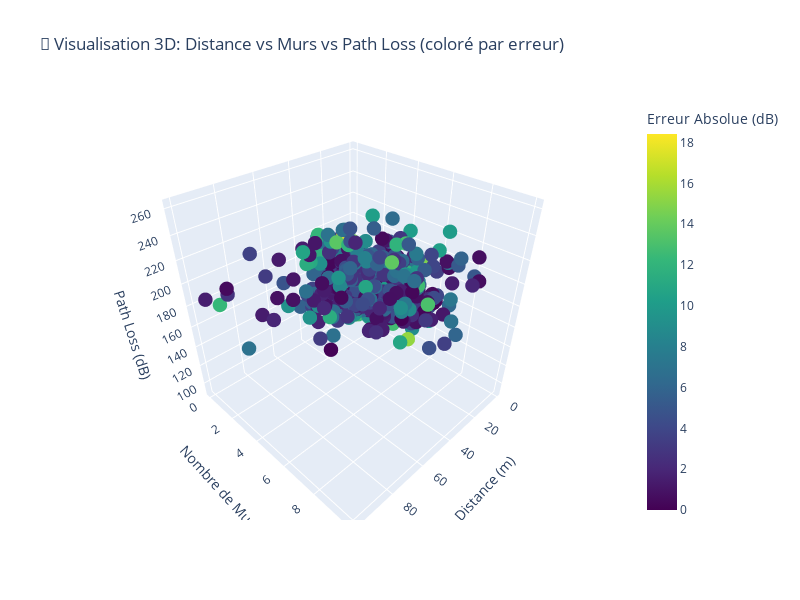
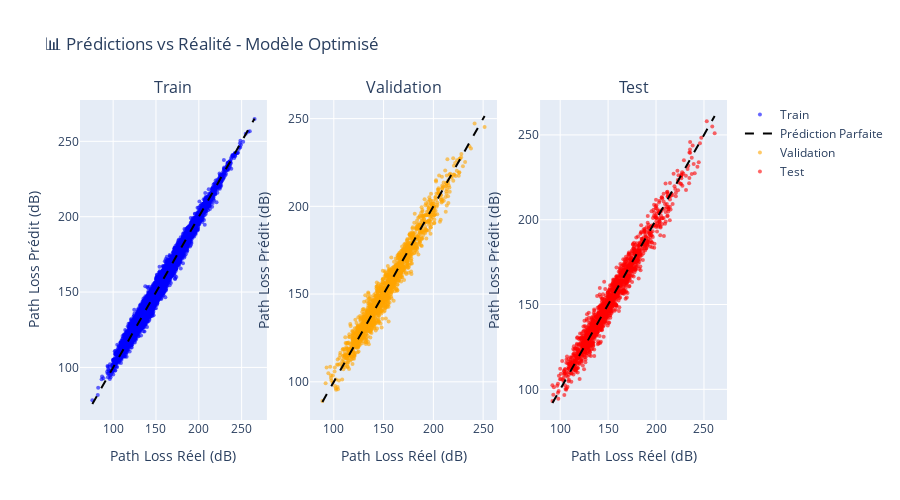
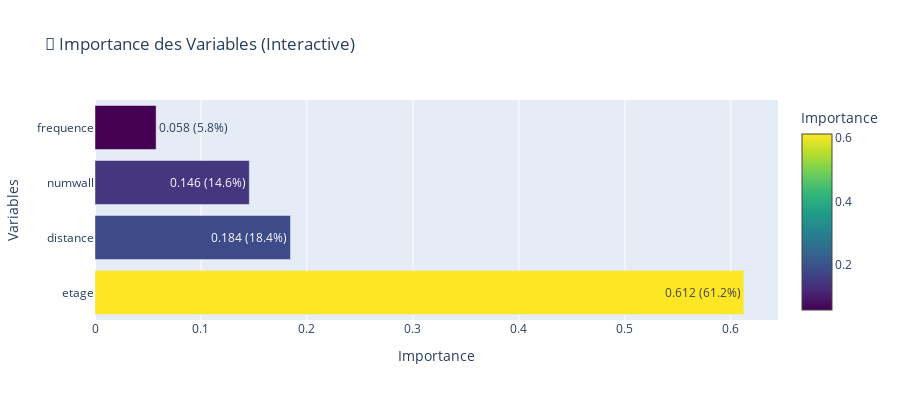
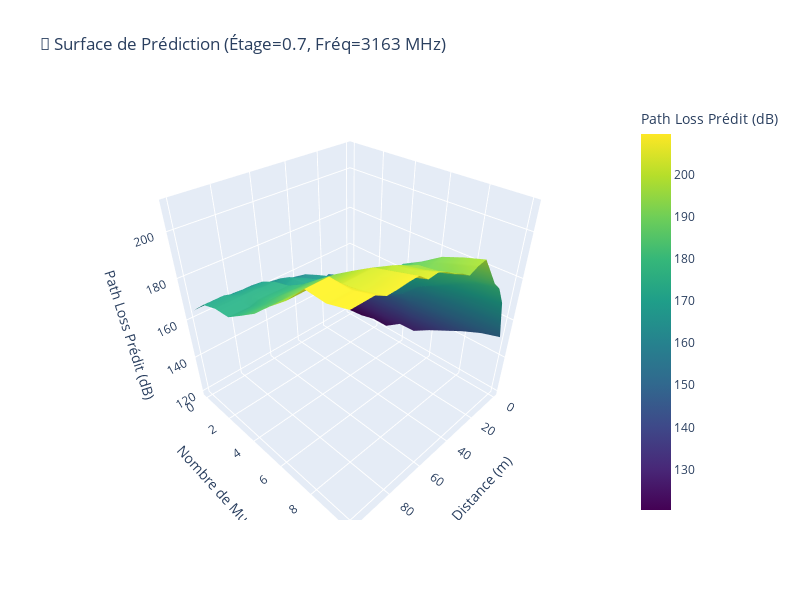

Notebook cell for these charts, in order:
### Markdown cell above
## 8. 🎨 Visualisations Interactives

Visualisations interactives avec Plotly pour une exploration approfondie des résultats.

### Code cell
# Graphique 3D interactif des prédictions
fig_3d = go.Figure()

# Données de test avec erreurs
test_errors = np.abs(y_test - y_test_pred_opt)

# Nuage de points 3D
fig_3d.add_trace(go.Scatter3d(
    x=X_test['distance'],
    y=X_test['numwall'],
    z=y_test,
    mode='markers',
    marker=dict(
        size=5,
        color=test_errors,
        colorscale='Viridis',
        colorbar=dict(title="Erreur Absolue (dB)"),
        showscale=True
    ),
    text=[f'Réel: {real:.1f} dB<br>Prédit: {pred:.1f} dB<br>Erreur: {err:.1f} dB'
          for real, pred, err in zip(y_test, y_test_pred_opt, test_errors)],
    hovertemplate='Distance: %{x:.1f} m<br>Murs: %{y}<br>Path Loss: %{z:.1f} dB<br>%{text}<extra></extra>',
    name='Données Test'
))

fig_3d.update_layout(
    title='🎯 Visualisation 3D: Distance vs Murs vs Path Loss (coloré par erreur)',
    scene=dict(
        xaxis_title='Distance (m)',
        yaxis_title='Nombre de Murs',
        zaxis_title='Path Loss (dB)'
    ),
    width=800,
    height=600
)

fig_3d.show()

# Graphique interactif de comparaison prédictions vs réalité
fig_comp = make_subplots(
    rows=1, cols=3,
    subplot_titles=['Train', 'Validation', 'Test'],
    specs=[[{'type': 'scatter'}, {'type': 'scatter'}, {'type': 'scatter'}]]
)

datasets_plotly = [
    (y_train, y_train_pred_opt, 'Train', 'blue'),
    (y_val, y_val_pred_opt, 'Validation', 'orange'),
    (y_test, y_test_pred_opt, 'Test', 'red')
]

for i, (y_true, y_pred, name, color) in enumerate(datasets_plotly, 1):
    # Points de données
    fig_comp.add_trace(
        go.Scatter(
            x=y_true,
            y=y_pred,
            mode='markers',
            marker=dict(color=color, size=4, opacity=0.6),
            name=f'{name}',
            hovertemplate='Réel: %{x:.1f} dB<br>Prédit: %{y:.1f} dB<extra></extra>'
        ),
        row=1, col=i
    )
    
    # Ligne parfaite
    min_val = min(y_true.min(), y_pred.min())
    max_val = max(y_true.max(), y_pred.max())
    fig_comp.add_trace(
        go.Scatter(
            x=[min_val, max_val],
            y=[min_val, max_val],
            mode='lines',
            line=dict(color='black', dash='dash', width=2),
            name='Prédiction Parfaite',
            showlegend=(i == 1)
        ),
        row=1, col=i
    )

fig_comp.update_layout(
    title='📊 Prédictions vs Réalité - Modèle Optimisé',
    height=500
)

fig_comp.update_xaxes(title_text="Path Loss Réel (dB)")
fig_comp.update_yaxes(title_text="Path Loss Prédit (dB)")

fig_comp.show()

# Heatmap interactif d'importance
importance_data = importance_df.copy()
importance_data['percentage'] = (importance_data['importance'] / importance_data['importance'].sum()) * 100

fig_imp = go.Figure(data=go.Bar(
    x=importance_data['importance'],
    y=importance_data['feature'],
    orientation='h',
    marker=dict(
        color=importance_data['importance'],
        colorscale='Viridis',
        colorbar=dict(title="Importance")
    ),
    text=[f'{imp:.3f} ({pct:.1f}%)' for imp, pct in zip(importance_data['importance'], importance_data['percentage'])],
    textposition='auto',
    hovertemplate='Feature: %{y}<br>Importance: %{x:.3f}<br>Pourcentage: %{text}<extra></extra>'
))

fig_imp.update_layout(
    title='🎯 Importance des Variables (Interactive)',
    xaxis_title='Importance',
    yaxis_title='Variables',
    height=400
)

fig_imp.show()

# Surface de prédiction interactive (Distance vs Murs)
distance_range = np.linspace(X['distance'].min(), X['distance'].max(), 20)
numwall_range = np.linspace(X['numwall'].min(), X['numwall'].max(), 11)

# Créer une grille
distance_grid, numwall_grid = np.meshgrid(distance_range, numwall_range)

# Valeurs moyennes pour les autres features
mean_etage = X['etage'].mean()
mean_freq = X['frequence'].mean()

# Prédictions sur la grille
grid_predictions = []
for i in range(len(numwall_range)):
    row_predictions = []
    for j in range(len(distance_range)):
        sample = pd.DataFrame({
            'distance': [distance_grid[i, j]],
            'numwall': [numwall_grid[i, j]],
            'etage': [mean_etage],
            'frequence': [mean_freq]
        })
        pred = xgb_optimized.predict(sample)[0]
        row_predictions.append(pred)
    grid_predictions.append(row_predictions)

grid_predictions = np.array(grid_predictions)

# Surface 3D
fig_surface = go.Figure(data=[go.Surface(
    x=distance_range,
    y=numwall_range,
    z=grid_predictions,
    colorscale='Viridis',
    colorbar=dict(title="Path Loss Prédit (dB)")
)])

fig_surface.update_layout(
    title=f'🌊 Surface de Prédiction (Étage={mean_etage:.1f}, Fréq={mean_freq:.0f} MHz)',
    scene=dict(
        xaxis_title='Distance (m)',
        yaxis_title='Nombre de Murs',
        zaxis_title='Path Loss Prédit (dB)'
    ),
    width=800,
    height=600
)

fig_surface.show()

print("✅ Visualisations interactives générées!")

### Figure 1 — Plotly figure (JSON) as saved in the notebook; plotly's stock layout.template omitted (floating-point values rounded to 4 significant figures; data arrays with more than 128 entries replaced by an {"elided": "..."} marker saying what was removed)
{"data": [{"hovertemplate": "Distance: %{x:.1f} m<br>Murs: %{y}<br>Path Loss: %{z:.1f} dB<br>%{text}<extra></extra>", "marker": {"color": {"elided": "1500 float values"}, "colorbar": {"title": {"text": "Erreur Absolue (dB)"}}, "colorscale": [[0, "#440154"], [0.1111, "#482878"], [0.2222, "#3e4989"], [0.3333, "#31688e"], [0.4444, "#26828e"], [0.5556, "#1f9e89"], [0.6667, "#35b779"], [0.7778, "#6ece58"], [0.8889, "#b5de2b"], [1, "#fde725"]], "showscale": true, "size": 5}, "mode": "markers", "name": "Données Test", "text": {"elided": "1500 str values"}, "type": "scatter3d", "x": {"elided": "1500 float values"}, "y": {"elided": "1500 int values"}, "z": {"elided": "1500 float values"}}], "layout": {"height": 600, "scene": {"xaxis": {"title": {"text": "Distance (m)"}}, "yaxis": {"title": {"text": "Nombre de Murs"}}, "zaxis": {"title": {"text": "Path Loss (dB)"}}}, "title": {"text": "🎯 Visualisation 3D: Distance vs Murs vs Path Loss (coloré par erreur)"}, "width": 800}}

### Figure 2 — Plotly figure (JSON) as saved in the notebook; plotly's stock layout.template omitted (floating-point values rounded to 4 significant figures; data arrays with more than 128 entries replaced by an {"elided": "..."} marker saying what was removed)
{"data": [{"hovertemplate": "Réel: %{x:.1f} dB<br>Prédit: %{y:.1f} dB<extra></extra>", "marker": {"color": "blue", "opacity": 0.6, "size": 4}, "mode": "markers", "name": "Train", "type": "scatter", "x": {"elided": "6970 float values"}, "xaxis": "x", "y": {"elided": "6970 float values"}, "yaxis": "y"}, {"line": {"color": "black", "dash": "dash", "width": 2}, "mode": "lines", "name": "Prédiction Parfaite", "showlegend": true, "type": "scatter", "x": [75.72, 265.1], "xaxis": "x", "y": [75.72, 265.1], "yaxis": "y"}, {"hovertemplate": "Réel: %{x:.1f} dB<br>Prédit: %{y:.1f} dB<extra></extra>", "marker": {"color": "orange", "opacity": 0.6, "size": 4}, "mode": "markers", "name": "Validation", "type": "scatter", "x": {"elided": "1530 float values"}, "xaxis": "x2", "y": {"elided": "1530 float values"}, "yaxis": "y2"}, {"line": {"color": "black", "dash": "dash", "width": 2}, "mode": "lines", "name": "Prédiction Parfaite", "showlegend": false, "type": "scatter", "x": [88.53, 251.5], "xaxis": "x2", "y": [88.53, 251.5], "yaxis": "y2"}, {"hovertemplate": "Réel: %{x:.1f} dB<br>Prédit: %{y:.1f} dB<extra></extra>", "marker": {"color": "red", "opacity": 0.6, "size": 4}, "mode": "markers", "name": "Test", "type": "scatter", "x": {"elided": "1500 float values"}, "xaxis": "x3", "y": {"elided": "1500 float values"}, "yaxis": "y3"}, {"line": {"color": "black", "dash": "dash", "width": 2}, "mode": "lines", "name": "Prédiction Parfaite", "showlegend": false, "type": "scatter", "x": [91.91, 261.2], "xaxis": "x3", "y": [91.91, 261.2], "yaxis": "y3"}], "layout": {"annotations": [{"font": {"size": 16}, "showarrow": false, "text": "Train", "x": 0.1444, "xanchor": "center", "xref": "paper", "y": 1, "yanchor": "bottom", "yref": "paper"}, {"font": {"size": 16}, "showarrow": false, "text": "Validation", "x": 0.5, "xanchor": "center", "xref": "paper", "y": 1, "yanchor": "bottom", "yref": "paper"}, {"font": {"size": 16}, "showarrow": false, "text": "Test", "x": 0.8556, "xanchor": "center", "xref": "paper", "y": 1, "yanchor": "bottom", "yref": "paper"}], "height": 500, "title": {"text": "📊 Prédictions vs Réalité - Modèle Optimisé"}, "xaxis": {"anchor": "y", "domain": [0, 0.2889], "title": {"text": "Path Loss Réel (dB)"}}, "xaxis2": {"anchor": "y2", "domain": [0.3556, 0.6444], "title": {"text": "Path Loss Réel (dB)"}}, "xaxis3": {"anchor": "y3", "domain": [0.7111, 1], "title": {"text": "Path Loss Réel (dB)"}}, "yaxis": {"anchor": "x", "domain": [0, 1], "title": {"text": "Path Loss Prédit (dB)"}}, "yaxis2": {"anchor": "x2", "domain": [0, 1], "title": {"text": "Path Loss Prédit (dB)"}}, "yaxis3": {"anchor": "x3", "domain": [0, 1], "title": {"text": "Path Loss Prédit (dB)"}}}}

### Figure 3 — Plotly figure (JSON) as saved in the notebook; plotly's stock layout.template omitted (floating-point values rounded to 4 significant figures)
{"data": [{"hovertemplate": "Feature: %{y}<br>Importance: %{x:.3f}<br>Pourcentage: %{text}<extra></extra>", "marker": {"color": [0.6123, 0.1844, 0.1456, 0.05766], "colorbar": {"title": {"text": "Importance"}}, "colorscale": [[0, "#440154"], [0.1111, "#482878"], [0.2222, "#3e4989"], [0.3333, "#31688e"], [0.4444, "#26828e"], [0.5556, "#1f9e89"], [0.6667, "#35b779"], [0.7778, "#6ece58"], [0.8889, "#b5de2b"], [1, "#fde725"]]}, "orientation": "h", "text": ["0.612 (61.2%)", "0.184 (18.4%)", "0.146 (14.6%)", "0.058 (5.8%)"], "textposition": "auto", "type": "bar", "x": [0.6123, 0.1844, 0.1456, 0.05766], "y": ["etage", "distance", "numwall", "frequence"]}], "layout": {"height": 400, "title": {"text": "🎯 Importance des Variables (Interactive)"}, "xaxis": {"title": {"text": "Importance"}}, "yaxis": {"title": {"text": "Variables"}}}}

### Figure 4 — Plotly figure (JSON) as saved in the notebook; plotly's stock layout.template omitted (floating-point values rounded to 4 significant figures; data arrays with more than 128 entries replaced by an {"elided": "..."} marker saying what was removed)
{"data": [{"colorbar": {"title": {"text": "Path Loss Prédit (dB)"}}, "colorscale": [[0, "#440154"], [0.1111, "#482878"], [0.2222, "#3e4989"], [0.3333, "#31688e"], [0.4444, "#26828e"], [0.5556, "#1f9e89"], [0.6667, "#35b779"], [0.7778, "#6ece58"], [0.8889, "#b5de2b"], [1, "#fde725"]], "type": "surface", "x": [0.5, 5.737, 10.97, 16.21, 21.45, 26.68, 31.92, 37.16, 42.39, 47.63, 52.87, 58.11, 63.34, 68.58, 73.82, 79.05, 84.29, 89.53, 94.76, 100], "y": [0, 1, 2, 3, 4, 5, 6, 7, 8, 9, 10], "z": {"elided": "11x20 float values"}}], "layout": {"height": 600, "scene": {"xaxis": {"title": {"text": "Distance (m)"}}, "yaxis": {"title": {"text": "Nombre de Murs"}}, "zaxis": {"title": {"text": "Path Loss Prédit (dB)"}}}, "title": {"text": "🌊 Surface de Prédiction (Étage=0.7, Fréq=3163 MHz)"}, "width": 800}}
